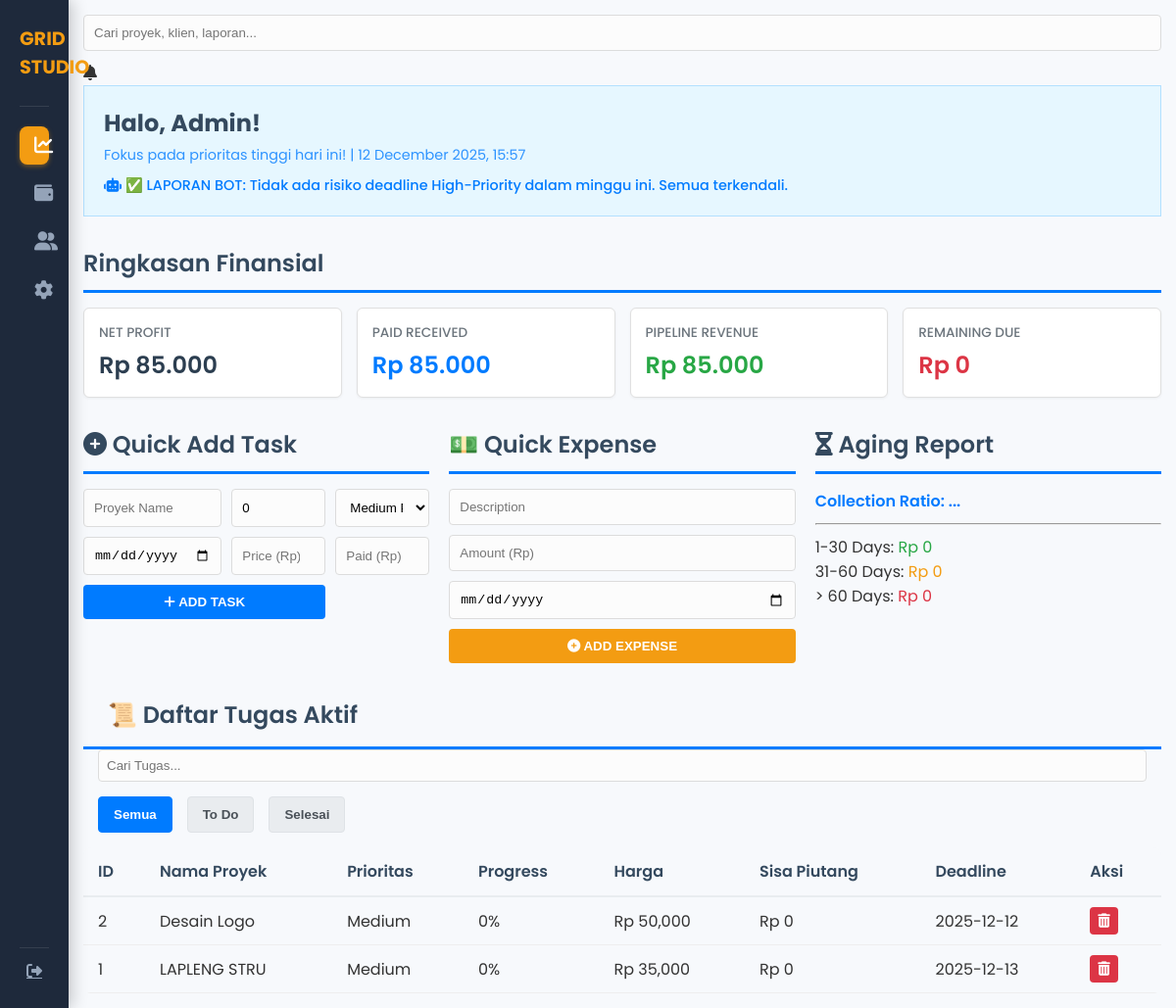
The page / (signed in) on the database its author committed.
### tables this page shows
CREATE TABLE users (
            id INTEGER PRIMARY KEY AUTOINCREMENT,
            username TEXT NOT NULL UNIQUE,
            password_hash TEXT NOT NULL
        , profile_pic TEXT DEFAULT 'default.png');

CREATE TABLE tasks (
            id INTEGER PRIMARY KEY AUTOINCREMENT,
            name TEXT NOT NULL,
            status TEXT NOT NULL,
            priority TEXT DEFAULT 'Medium', 
            price REAL NOT NULL,
            paid REAL NOT NULL,
            completion_date TEXT,
            client_id INTEGER,
            progress INTEGER DEFAULT 0
        );

### app.py (the view, shortened to what this page needs)
@app.route('/', defaults={'page': 'dashboard'})
@app.route('/<page>')
@login_required
def all_pages(page='dashboard'):
    conn = get_db_connection()
    context = {}
    tasks = conn.execute('SELECT * FROM tasks ORDER BY id DESC').fetchall()
    context['tasks'] = tasks
    expenses = conn.execute('SELECT * FROM expenses ORDER BY date DESC').fetchall()
    context['expenses'] = expenses
    clients_list = conn.execute('SELECT * FROM clients ORDER BY name').fetchall()
    clients_data = []
    context['clients_list'] = clients_data
    conn.close()
    global DAILY_REPORT
    context['bot_report'] = DAILY_REPORT
    context['datetime'] = datetime
    return render_template('index.html', current_page=page, user=current_user, **context)

### app.py (called while the page is built)
@login_manager.user_loader
def load_user(user_id):
    return User.get(user_id)

def get_db_connection():
    conn = sqlite3.connect(DATABASE)
    conn.row_factory = sqlite3.Row
    return conn

    @staticmethod
    def get(user_id):
        conn = get_db_connection()
        user_data = conn.execute("SELECT id, username, password_hash, profile_pic FROM users WHERE id = ?", (user_id,)).fetchone()
        conn.close()
        if user_data:
            return User(user_data['id'], user_data['username'], user_data['password_hash'], user_data['profile_pic'])
        return None

### templates/index.html (shortened to what this page needs)
<!DOCTYPE html>
<html lang="id">
<head>
    <link rel="stylesheet" href="https://cdnjs.cloudflare.com/ajax/libs/font-awesome/6.5.1/css/all.min.css">
</head>
<body>
    <div class="app-container">
        <div class="sidebar">
            <div class="sidebar-header"><h2>GRID STUDIO</h2></div> <div class="sidebar-nav-group">
                <a href="{{ url_for('all_pages', page='dashboard') }}" class="nav-item {% if current_page == 'dashboard' %} active {% endif %}">
                    <i class="fas fa-chart-line"></i><span>Dashboard</span>
                </a>
                <a href="{{ url_for('all_pages', page='financials') }}" class="nav-item {% if current_page == 'financials' %} active {% endif %}">
                    <i class="fas fa-wallet"></i><span>Finansial</span>
                </a>
                <a href="{{ url_for('all_pages', page='clients') }}" class="nav-item {% if current_page == 'clients' %} active {% endif %}">
                    <i class="fas fa-user-friends"></i><span>Klien</span>
                </a>
                <a href="{{ url_for('all_pages', page='settings') }}" class="nav-item {% if current_page == 'settings' %} active {% endif %}">
                    <i class="fas fa-cog"></i><span>Pengaturan</span>
                </a>
            </div>
            <div class="logout-item">
                <a href="{{ url_for('logout') }}"><i class="fas fa-sign-out-alt"></i></a>
            </div>
        </div>
        <div class="content-wrapper">
            <div class="main-content">
                <div class="top-header-panel no-hover">
                    <input type="text" placeholder="Cari proyek, klien, laporan..." class="search-input">
                    <i class="fas fa-bell settings-icon"></i>
                </div>
                {% if current_page == 'dashboard' %}
                    <div class="card full-width-card-grid no-hover" style="background: #e6f7ff; color: #007bff; padding: 20px; border: 1px solid #b3e0ff; margin-bottom: 30px;">
                        <h2 style="color: #34495e; margin-bottom: 5px; border-bottom: none; padding-bottom: 0;">Halo, {{ user.username | capitalize }}!</h2>
                        <p style="opacity: 0.8; font-size: 0.9em; margin-bottom: 10px;">Fokus pada prioritas tinggi hari ini! | {{ bot_report.timestamp if bot_report else "Loading Report..." }}</p>
                        {% if bot_report %}
                            <div class="alert alert-{{ bot_report.category }}" style="font-weight: 500; font-size: 0.9em; margin-top: 10px; margin-bottom: 0;">
                                <i class="fas fa-robot"></i> {{ bot_report.message }}
                            </div>
                        {% endif %}
                    </div>
                    <h2 class="card-header-accent">Ringkasan Finansial</h2>
                    <div class="metric-card-summary">
                        <div class="metric-item profit-val">
                            <h4 class="text-danger">NET PROFIT</h4>
                            <h3 class="net-profit" id="netProfit">Rp 0</h3>
                        </div>
                        <div class="metric-item paid-val">
                            <h4 class="text-success">PAID RECEIVED</h4>
                            <h3 class="paid-received" id="totalPaid">Rp 0</h3>
                        </div>
                        <div class="metric-item revenue-val">
                            <h4 class="text-warning">PIPELINE REVENUE</h4>
                            <h3 class="pipeline-revenue" id="projectedRevenue">Rp 0</h3>
                        </div>
                        <div class="metric-item due-val">
                            <h4 class="text-danger">REMAINING DUE</h4>
                            <h3 class="remaining-due" id="remainingDue">Rp 0</h3>
                        </div>
                    </div>
                    <div class="main-grid-content">
                        <div class="card" style="grid-column: 1 / 2;">
                            <h2 class="card-header-accent"><i class="fas fa-plus-circle"></i> Quick Add Task</h2>
                            <form id="task-form" action="{{ url_for('add_task') }}" method="post" class="task-form">
                                <input type="text" name="name" placeholder="Proyek Name" required>
                                <input type="number" name="progress" placeholder="Progress (%) (0-100)" min="0" max="100" value="0" required>
                                <select name="priority" required>
                                    <option value="Medium">Medium Priority</option>
                                </select>
                                <input type="date" name="completion_date" title="Deadline" required>
                                <input type="number" name="price" placeholder="Price (Rp)" required step="0.01">
                                <input type="number" name="paid" placeholder="Paid (Rp)" required step="0.01">
                                <button type="submit" class="btn-base" style="background-color: #007bff;"><i class="fas fa-plus"></i> ADD TASK</button>
                            </form>
                        </div>
                        <div class="card no-hover" style="grid-column: 2 / 3;">
                            <h2 class="card-header-accent">💵 Quick Expense</h2>
                            <form id="expense-form-quick" action="{{ url_for('add_expense') }}" method="post" style="display: grid; gap: 10px;">
                                <input type="text" name="description" placeholder="Description" required>
                                <input type="number" name="amount" placeholder="Amount (Rp)" required step="0.01">
                                <input type="date" name="date" required>
                                <button type="submit" class="btn-base" style="background-color: #f39c12; color: white;"><i class="fas fa-plus-circle"></i> ADD EXPENSE</button>
                            </form>
                        </div>
                        <div class="card" style="grid-column: 3 / 4;">
                            <h2 class="card-header-accent"><i class="fas fa-hourglass-half"></i> Aging Report</h2>
                            <p style="font-weight: 600; color: #007bff;">Collection Ratio: <span id="collectionRatio">...</span></p>
                            <hr style="margin: 10px 0;">
                            <ul style="list-style: none; padding: 0;">
                                <li>1-30 Days: <span id="aging1_30" class="text-success">Rp 0</span></li>
                                <li>31-60 Days: <span id="aging31_60" class="text-warning">Rp 0</span></li>
                                <li>> 60 Days: <span id="aging60_plus" class="text-danger">Rp 0</span></li>
                            </ul>
                        </div>
                        <div class="card full-width-card-grid" style="padding: 0;">
                            <h2 class="card-header-accent" style="padding: 15px 25px; margin-bottom: 0;">📜 Daftar Tugas Aktif</h2>
                            <div style="padding: 0 15px 15px 15px; display: flex; gap: 15px; flex-wrap: wrap; align-items: center;">
                                <input type="text" id="globalSearch" placeholder="Cari Tugas..." onkeyup="filterTasks()" style="flex-grow: 1; border-radius: 4px; padding: 8px;">
                                <button class="filter-btn active btn-base" data-filter="all" onclick="setFilter('all')">Semua</button>
                                <button class="filter-btn btn-base" data-filter="To Do" onclick="setFilter('To Do')">To Do</button>
                                <button class="filter-btn btn-base" data-filter="Done" onclick="setFilter('Done')">Selesai</button>
                            </div>
                            <div style="overflow-x: auto;">
                                <table>
                                    <thead>
                                        <tr>
                                            <th>ID</th>
                                            <th>Nama Proyek</th>
                                            <th>Prioritas</th>
                                            <th>Progress</th>
                                            <th class="currency">Harga</th>
                                            <th class="currency">Sisa Piutang</th>
                                            <th>Deadline</th>
                                            <th>Aksi</th>
                                        </tr>
                                    </thead>
                                    <tbody>
                                        {% for task in tasks %}
                                        <tr data-status="{{ task.status }}" data-priority="{{ task.priority }}">
                                            <td>{{ task.id }}</td>
                                            <td>{{ task.name }}</td>
                                            <td><span class="priority-{{ task.priority | lower }}">{{ task.priority }}</span></td>
                                            <td>
                                                <div class="progress-container">
                                                    <span class="progress-text" style="color: #333;">{{ task.progress }}%</span>
                                                </div>
                                            </td>
                                            <td class="currency">Rp {{ '{:,.0f}'.format(task.price) }}</td>
                                            <td class="currency {% if task.price - task.paid > 0 %} text-danger {% endif %}">
                                                Rp {{ '{:,.0f}'.format(task.price - task.paid) }}
                                            </td>
                                            <td>{{ task.completion_date if task.completion_date else '-' }}</td>
                                            <td>
                                                <button class="action-btn btn-base" title="Hapus" onclick="deleteTask({{ task.id }})"><i class="fas fa-trash-alt"></i></button>
                                            </td>
                                        </tr>
                                        {% endfor %}
                                    </tbody>
                                </table>
                            </div>
                        </div>
                    </div>
                {% else %}
                    <h1 class="header-title">Halaman Tidak Ditemukan</h1>
                {% endif %}
            </div>
        </div>
    </div>
</body>
</html>

### rows shown on the page
users: username "Admin"
tasks: id "2", name "Desain Logo", priority "Medium", progress "0", price "50,000", task.price-task.paid "0", completion_date "2025-12-12"
tasks: id "1", name "LAPLENG STRU", priority "Medium", progress "0", price "35,000", task.price-task.paid "0", completion_date "2025-12-13"

### other values the page prints
{{ bot_report.timestamp if bot_report else "Loading Report..." }} "12 December 2025, 15:57"
{{ bot_report.message }} "✅ LAPORAN BOT: Tidak ada risiko deadline High-Priority dalam minggu ini. Semua terkendali."
